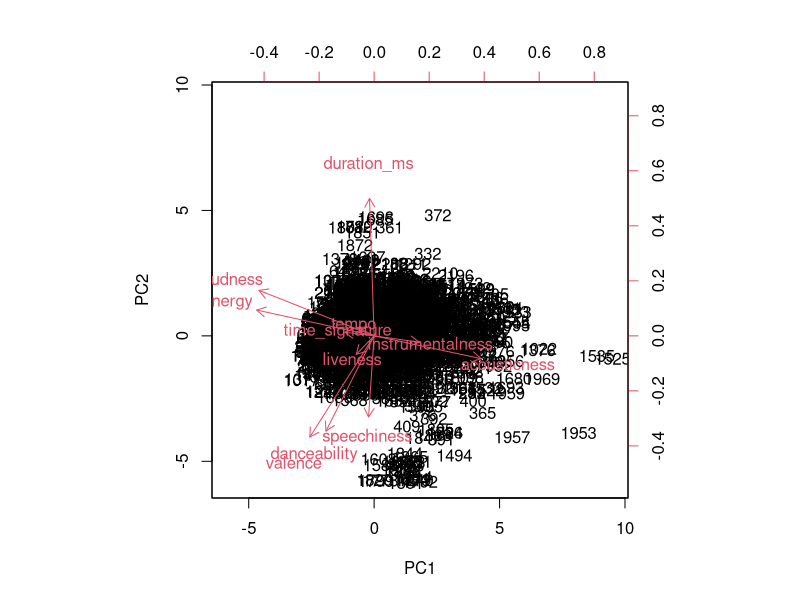
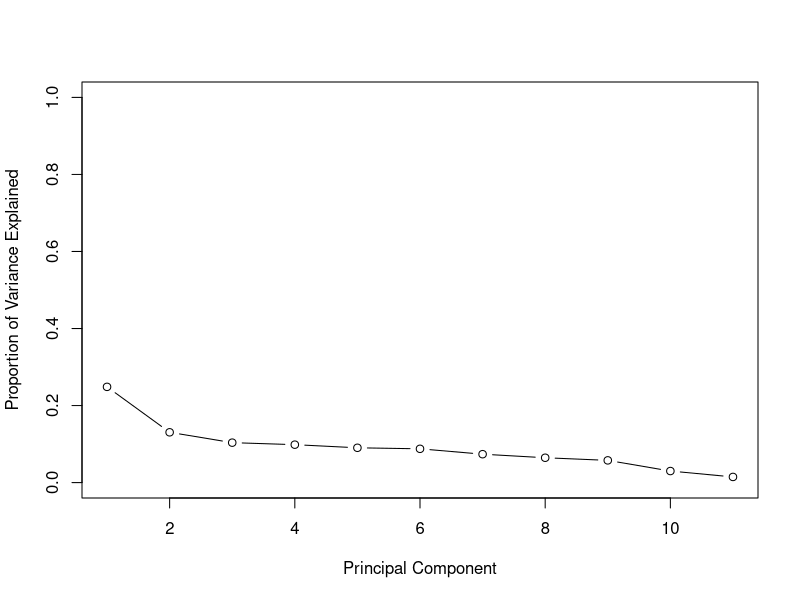
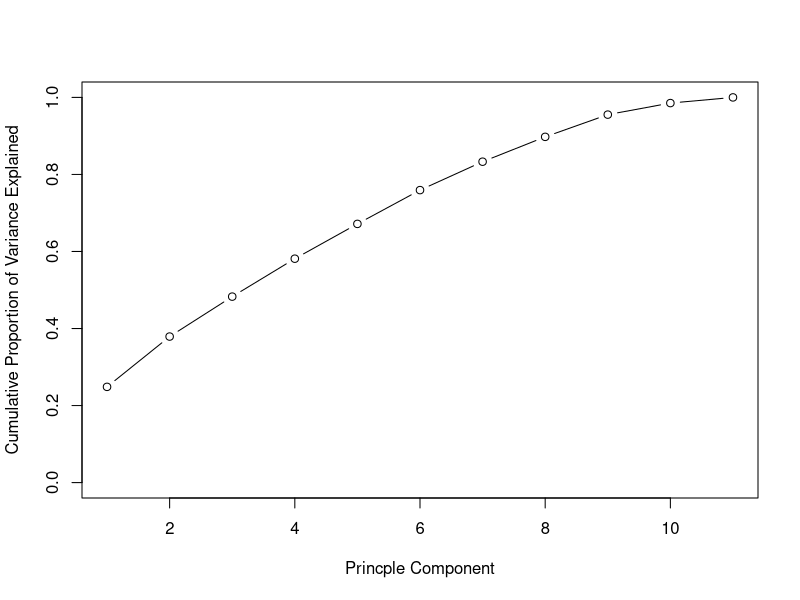
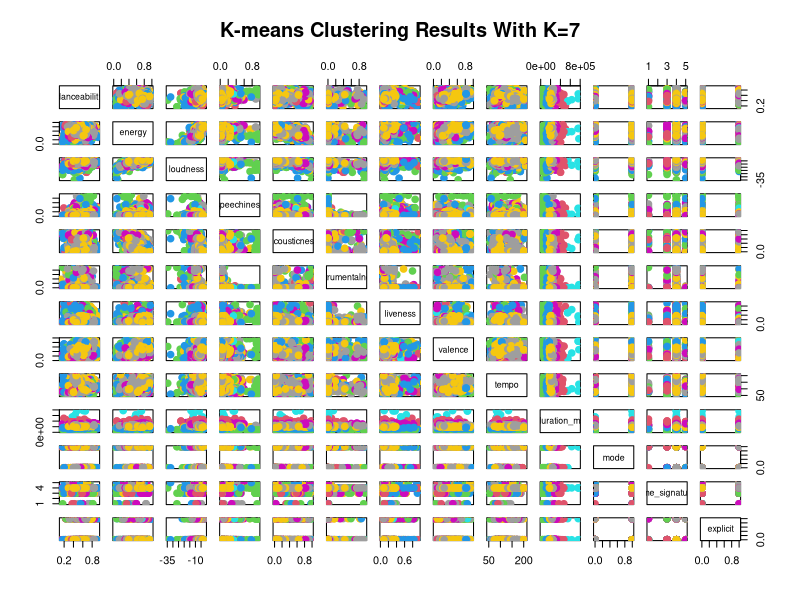
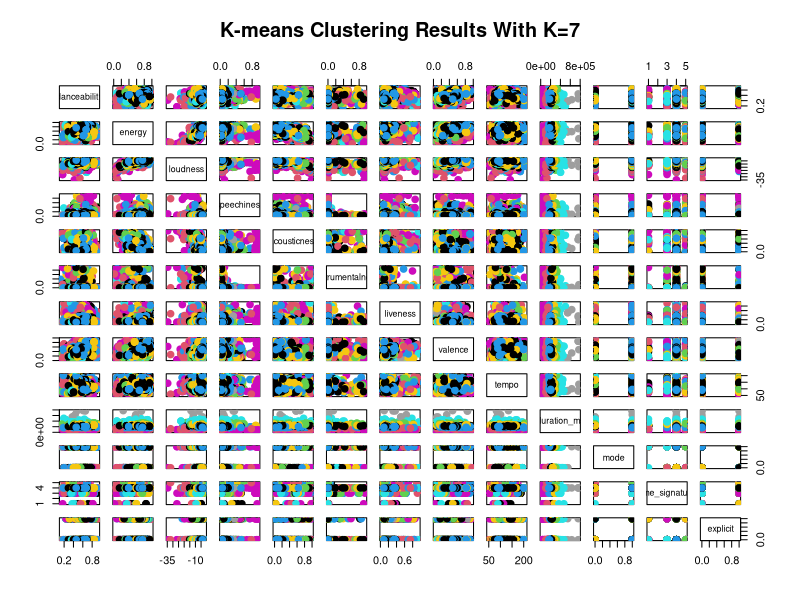
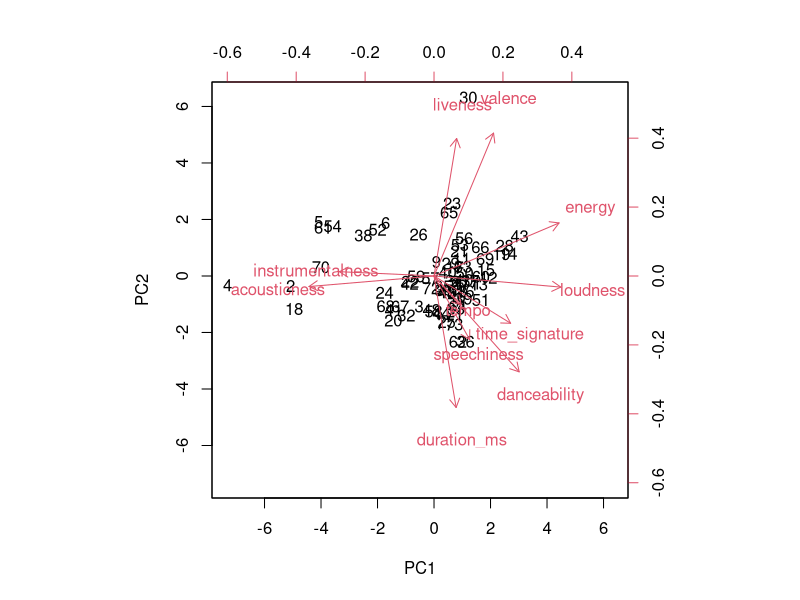
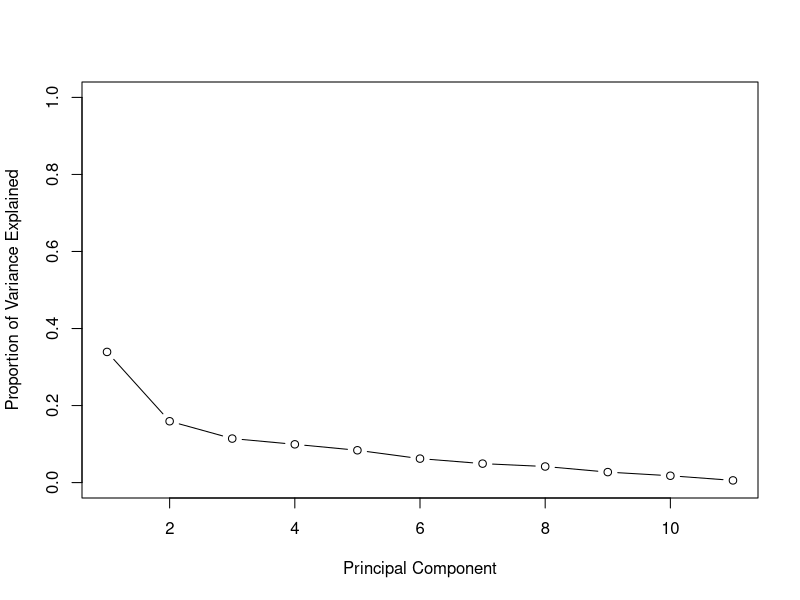
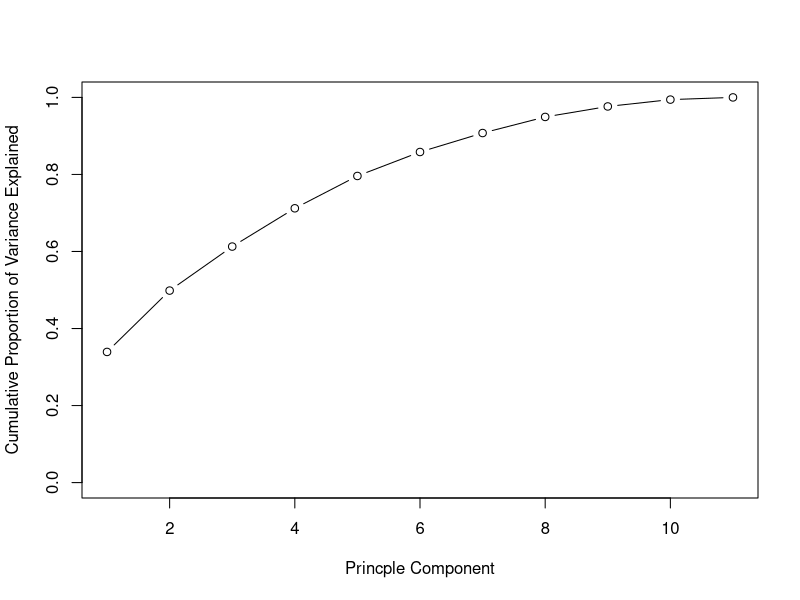

The R script that drew these images, in order: (Note: this script raises an error after producing the figures.)
## ---- chunk 1
knitr::opts_chunk$set(echo = TRUE)
## ---- chunk 2
library(tidyverse)
library(readr)
library(here)
library(ggrepel)
library(gganimate)
## ---- chunk 3
all <- read_csv(here("data/all.csv")) 

#only keeping numeric var for pca
all_pca <- all %>%
  select(danceability, energy, loudness, speechiness, acousticness, instrumentalness,
         liveness, valence, tempo, duration_ms, time_signature)

all_cluster <- all %>%
  select(danceability, energy, loudness, speechiness, acousticness, instrumentalness,
         liveness, valence, tempo, duration_ms, mode, time_signature, explicit)
## ---- chunk 4
#PCA
pr.out = prcomp(all_pca, scale = TRUE)

#means
pr.out$center
#standard dev
pr.out$scale
#principal component loading
pr.out$rotation

#biplot
pr.out$rotation = - pr.out$rotation
pr.out$x = - pr.out$x
biplot(pr.out, scale = 0)

#variance of principal components
pr.var = pr.out$sdev^2
pve = pr.var / sum(pr.var)

#principal comp vs var plots
plot(pve, xlab = "Principal Component", ylab = "Proportion of Variance Explained",
     ylim = c(0, 1), type = "b")
plot(cumsum(pve), xlab = "Princple Component", ylab = "Cumulative Proportion of Variance Explained",
     ylim = c(0, 1), type = "b")
## ---- chunk 5
#k means with k = 7
km.out = kmeans(all_cluster, centers = 7, nstart = 50)
plot(all_cluster, col = (km.out$cluster + 1), main = "K-means Clustering Results With K=7",
     pch = 20, cex = 2)

#k means with k = 8
km.out1 = kmeans(all_cluster, centers = 8, nstart = 50)
plot(all_cluster, col = (km.out1$cluster + 1), main = "K-means Clustering Results With K=7",
     pch = 20, cex = 2)
## ---- chunk 6
#clustering with albums, not individual songs
album_pca <- all %>%
  group_by(album_name) %>%
  summarize(danceability = mean(danceability),
         energy = mean(energy),
         loudness = mean(loudness), 
         speechiness = mean(speechiness), 
         acousticness = mean(acousticness), 
         instrumentalness = mean(instrumentalness),
         liveness = mean(liveness), 
         valence = mean(valence), 
         tempo = mean(tempo), 
         duration_ms = mean(duration_ms), 
         time_signature = mean(time_signature)) %>%
  select(-album_name)

album_PCA_titles <- all %>%
  group_by(album_name) %>%
  summarize(danceability = mean(danceability),
         energy = mean(energy),
         loudness = mean(loudness), 
         speechiness = mean(speechiness), 
         acousticness = mean(acousticness), 
         instrumentalness = mean(instrumentalness),
         liveness = mean(liveness), 
         valence = mean(valence), 
         tempo = mean(tempo), 
         duration_ms = mean(duration_ms), 
         time_signature = mean(time_signature)) %>%
  mutate(artist = case_when(
    album_name %in% c("Taylor Swift", "Fearless", "Speak Now", "Red", "1989",
                      "reputation", "Lover", "folklore", "evermore") ~ "Taylor Swift",
    album_name %in% c("Yours Truly", "My Everything", "Dangerous Woman", "thank u, next",
                      "Sweetener", "Positions") ~ "Ariana Grande",
    album_name %in% c("Yellow Submarine Soundtrack", "Live At The Hollywood Bowl", 
                      "The Beatles") ~ "The Beatles",
    album_name == "Honeymoon" ~ "Beach Bunny",
    album_name %in% c("True Romance", "SUCKER", "Number 1 Angel", "Pop 2",
                      "Charli", "how i'm feeling now") ~ "Charli XCX",
    album_name %in% c("Wide Open Spaces", "Fly", "Home", "Taking the Long Way",
                      "Gaslighter") ~ "The Chicks",
    album_name %in% c("Tug of War", "Kiss", "Emotion", "EMOTION SIDE B +", "Dedicated",
                      "Dedicated Side B") ~ "Carly Rae Jepsen",
    album_name %in% c("So Far Gone", "Thank Me Later", "Take Care", "Nothing Was The Same",
                      "If You're Reading This It's Too Late", "What A Time To Be Alive", "Views",
                      "More Life", "Scorpion", "Care Package", "Dark Lane Demo Tapes") ~ "Drake",
    album_name %in% c("Dua Lipa", "Future Nostalgia") ~ "Dua Lipa",
    album_name %in% c("Wasteland, Baby!", "Hozier") ~ "Hozier",
    album_name %in% c("For Emma, Forever Ago", "Bon Iver", "22, A Million", "i,i") ~ "Bon Iver",
    album_name %in% c("The College Dropout", "Late Registration", "Graduation", "808s & Heartbreak",
                      "My Beautiful Dark Twisted Fantasy", "Watch The Throne", "Yeezus",
                      "The Life Of Pablo", "ye", "KIDS SEE GHOSTS", "JESUS IS KING") ~ "Kanye",
    album_name %in% c("Pure Heroine", "Melodrama") ~ "Lorde",
    album_name %in% c("Wednesday Morning, 3 A.M.", "Parsley, Sage, Rosemary And Thyme", "Bookends",
                      "The Graduate", "Bridge Over Troubled Water") ~ "Simon & Garfunkel"
    
  ))

## ---- chunk 7
#pca with albums
pr.out_album = prcomp(album_pca, scale = TRUE)

#means
pr.out_album$center
#standard dev
pr.out_album$scale
#principal component loading
pr.out_album$rotation

#biplot
pr.out_album$rotation = - pr.out_album$rotation
pr.out_album$x = - pr.out_album$x
biplot(pr.out_album, scale = 0)

#variance of principal components
pr.var_album = pr.out_album$sdev^2
pve_album = pr.var_album / sum(pr.var_album)

#principal comp vs var plots
plot(pve_album, xlab = "Principal Component", ylab = "Proportion of Variance Explained",
     ylim = c(0, 1), type = "b")
plot(cumsum(pve_album), xlab = "Princple Component", ylab = "Cumulative Proportion of Variance Explained",
     ylim = c(0, 1), type = "b")

#pca graphs
pca_rotations <- data.frame(pr.out_album$rotation)
pca_rotations$variables <- rownames(pca_rotations)
PC1graph <- 
  ggplot(data = pca_rotations, mapping = aes(x = variables, y = PC1, 
                                          fill = variables)) +
  geom_col() +
  coord_flip() +
  labs(title = "Production: Simple vs. Embellished") +
  theme(legend.position = "none")
PC1graph

PC2graph <- 
  ggplot(data = pca_rotations, mapping = aes(x = variables, y = PC2, 
                                          fill = variables)) +
  geom_col() +
  coord_flip() +
  theme(legend.position = "none") +
  labs(title = "Rhythm vs. Energy")
PC2graph

PC3graph <- 
  ggplot(data = pca_rotations, mapping = aes(x = variables, y = PC3, 
                                          fill = variables)) +
  geom_col() +
  coord_flip() +
  theme(legend.position = "none")
PC3graph

pca_titles <- as.data.frame(pr.out_album$x)
pca_titles$album_name <- album_PCA_titles$album_name
pca_titles$artist <- album_PCA_titles$artist

taylor_pca <- ggplot(pca_titles, aes(x = PC1, y = PC2)) +
  geom_point(alpha = .3) +
  geom_text_repel(data = subset(pca_titles, artist == "Taylor Swift"),
            aes(label = album_name)) +
  geom_point(data = subset(pca_titles, artist == "Taylor Swift"), 
             mapping = aes(x = PC1, y = PC2),
             alpha = .7, color = "purple2") +
  ylab("Rhythm vs. Energy") +
  xlab("Production: Simple vs Embellished")
taylor_pca

p_pca_album <- ggplot(pca_titles, aes(x = PC1, y = PC2)) +
  geom_text(data = pca_titles, aes(label = album_name, y = PC2 + .2)) +
  xlab("Production: Simple vs Embellished") +
  ylab("Rhythm vs Energy") +
  transition_states(artist, transition_length = 5)
animate(p_pca_album, fps = 0.5) + 
  ggtitle('Artist: {closest_state}')
## ---- chunk 8
##clustering with albums
#k means with k = 7
km.out_album = kmeans(album_pca, centers = 7, nstart = 50)
plot(album_pca, col = (km.out_album$cluster + 1), main = "K-means Clustering Results With K=7",
     pch = 20, cex = 2)
